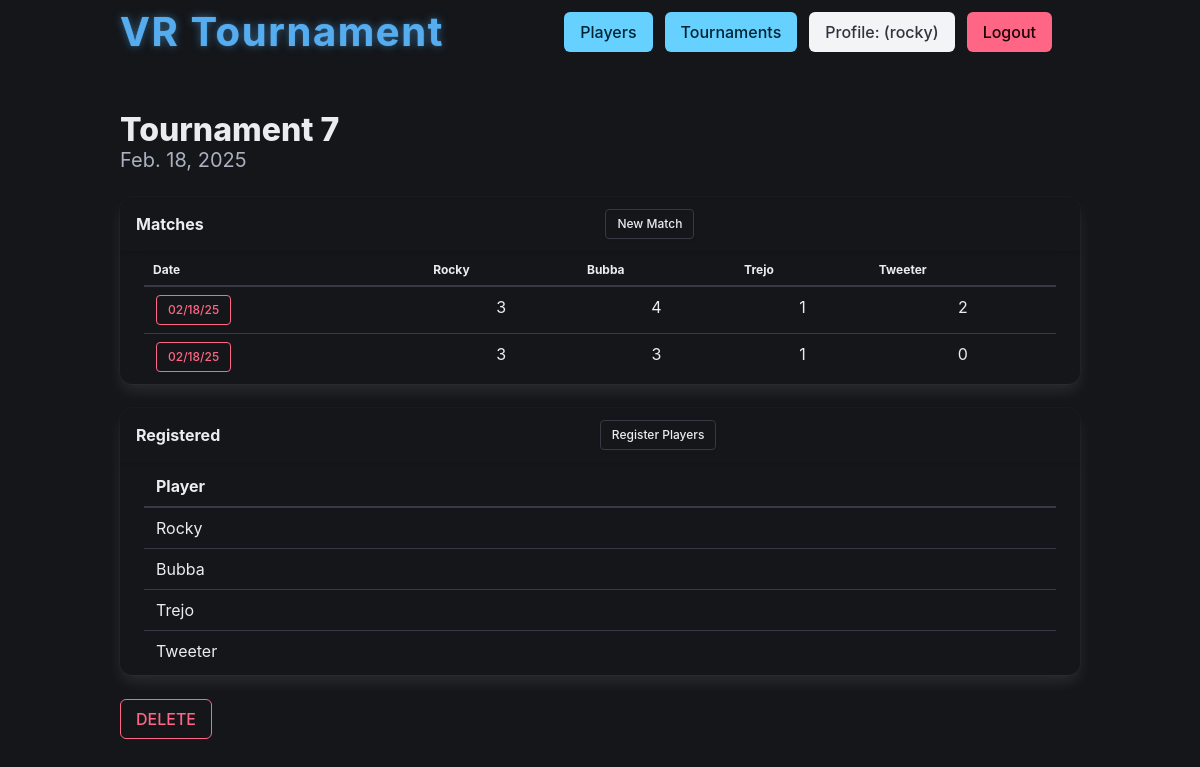
/tournament/13/ (signed in), run on the app's committed database.
### vr_tournaments/models.py (models this page shows, shortened)
class Tournament(models.Model):
    date = models.DateField(default=timezone.localdate)
    name = models.CharField(max_length=255, blank=True)
    winner = models.CharField(max_length=255, blank=True)
    class Meta:
        ordering = ["-date"]

class Player(models.Model):
    name = models.CharField(max_length=255, unique=True)
    tournaments = models.ManyToManyField(Tournament, related_name="players")
    def __str__(self):
        return str(self.name)

class Match(models.Model):
    tournament = models.ForeignKey(
        Tournament, on_delete=models.CASCADE, related_name="matches"
    )
    date = models.DateField(default=timezone.localdate)
    class Meta:
        ordering = ["-date"]

class Score(models.Model):
    player = models.ForeignKey(Player, on_delete=models.CASCADE, related_name="scores")
    match = models.ForeignKey(Match, on_delete=models.CASCADE, related_name="scores")
    score = models.IntegerField()

### vr_tournaments/views.py (the view)
# urls.py: path("tournament/<pk>/", views.tournament_detail, name="tournament_detail"),
@login_required
@user_passes_test(is_superuser)
def tournament_detail(request, pk):
    tournament = Tournament.objects.get(pk=pk)
    tournament_matches = []
    if hasattr(tournament, "matches"):
        tournament_matches = tournament.matches.all().order_by("-date")
    registered_players = []
    if hasattr(tournament, "players"):
        registered_players = tournament.players.all()
    return render(
        request,
        "tournament_detail.html",
        {
            "tournament": tournament,
            "registered_players": registered_players,
            "matches": tournament_matches,
        },
    )

### vr_tournaments/views.py (called while the page is built)
def is_superuser(user):
    return user.is_superuser

### vr_tournaments/templates/tournament_detail.html (shortened to what this page needs)
{% extends "base.html" %}
{% block content %}
    <div class="title">{{ tournament.name }}</div>
    <div class="subtitle">{{ tournament.date }}</div>
    <div class="card">
        <header class="card-header">
            <p class="card-header-title">Matches</p>
            <p class="card-header-title is-pulled-right">
                <a href="{% url 'create_match' tournament.pk %}" class="button is-small">New Match</a>
            </p>
        </header>
        <div class="card-content py-1">
            <table class="table is-fullwidth">
                <thead>
                    <th class="is-size-7">Date</th>
                    {% for player in registered_players %}<th class="is-size-7">{{ player }}</th>{% endfor %}
                </thead>
                <tbody>
                    {% for match in matches %}
                        <tr>
                            <td>
                                <form action="{% url 'delete_match' match.pk %}" method="post">
                                    <button class="button is-danger is-dark is-small is-outlined" type="submit">{{ match.date|date:"m/d/y" }}</button>
                                </form>
                            </td>
                            {% for player in registered_players %}
                                {% for score in match.scores.all %}
                                    {% if score.player == player %}<td class="has-text-centered">{{ score.score }}</td>{% endif %}
                                {% endfor %}
                            {% endfor %}
                        </tr>
                    {% endfor %}
                </tbody>
            </table>
        </div>
    </div>
    <div class="card">
        <header class="card-header">
            <p class="card-header-title">Registered</p>
            <p class="card-header-title is-pulled-right">
                <a href="{% url 'tournament_registration' tournament.pk %}"
                   class="button is-small">Register Players</a>
            </p>
        </header>
        <div class="card-content py-1">
            <table class="table is-fullwidth">
                <thead>
                    <th>Player</th>
                </thead>
                <tbody>
                    {% for player in registered_players %}
                        <tr>
                            <td>{{ player.name }}</td>
                        </tr>
                    {% endfor %}
                </tbody>
            </table>
        </div>
    </div>
    <form action="{% url 'delete_tournament' tournament.pk %}" method="post">
        <button type="submit" class="button is-danger is-outlined">DELETE</button>
    </form>
{% endblock content %}

### vr_tournaments/templates/base.html (shortened to what this page needs)
<!DOCTYPE html>
<html lang="en" data-theme="dark">
    <head>
        <link rel="stylesheet"
              href="https://cdn.jsdelivr.net/npm/bulma@1.0.2/css/bulma.min.css" />
        {% load static %}
    </head>
    <body>
        <div class="container">
            <nav class="navbar is-transparent"
                 role="navigation"
                 aria-label="main navigation">
                <div class="navbar-brand">
                    <a class="navbar-item" href="{% url 'index' %}">
                        <h1 class="vr-title is-size-2 is-family-sans-serif">VR Tournament</h1>
                    </a>
                </div>
                <div class="navbar-menu  mx-4" id="navMenu">
                    <div class="navbar-end">
                        <div class="navbar-item">
                            <div class="buttons">
                                {% if user.is_authenticated %}
                                    {% if user.is_superuser %}
                                        <a class="button is-info" href="{% url 'players' %}">Players</a>
                                    {% endif %}
                                    <a class="button is-info" href="{% url 'tournaments' %}">Tournaments</a>
                                    <a class="button is-light" href="{% url 'profile' %}">Profile: ({{ user.username }})</a>
                                    <form method="post" action="{% url 'logout' %}" style="display: inline;">
                                        <button type="submit" class="button is-danger">Logout</button>
                                    </form>
                                {% else %}
                                    <a class="button is-success" href="{% url 'login' %}">Login</a>
                                {% endif %}
                            </div>
                        </div>
                    </div>
                </div>
            </nav>
        </div>
        <section class="section">
            <div class="container">
                {% block content %}
                {% endblock content %}
            </div>
        </section>
    </body>
</html>

### vr_tournaments/templates/base.html (style rules this page uses)
.navbar-brand .navbar-item .vr-title { font-weight: 700; color: #55acee; text-shadow: 0 0 1px rgba(85, 172, 238, 0.7), 0 0 8px rgba(85, 172, 238, 0.5); letter-spacing: 0.04em; transition: color 0.3s ease-in-out, text-shadow 0.3s ease-in-out; line-height: 1.2; }
.navbar-brand>a.navbar-item { text-decoration: none; }

### data on the page
Tournament: name "Tournament 7", date "Feb. 18, 2025"
Player: name "Rocky"
Player: name "Bubba"
Player: name "Trejo"
Player: name "Tweeter"
Match: date "02/18/25"
Score: score "3"
Score: score "4"
Score: score "1"
Score: score "2"
Match: date "02/18/25"
Score: score "3"
Score: score "3"
Score: score "1"
Score: score "0"

### other printed values
{{ user.username }} "rocky"
